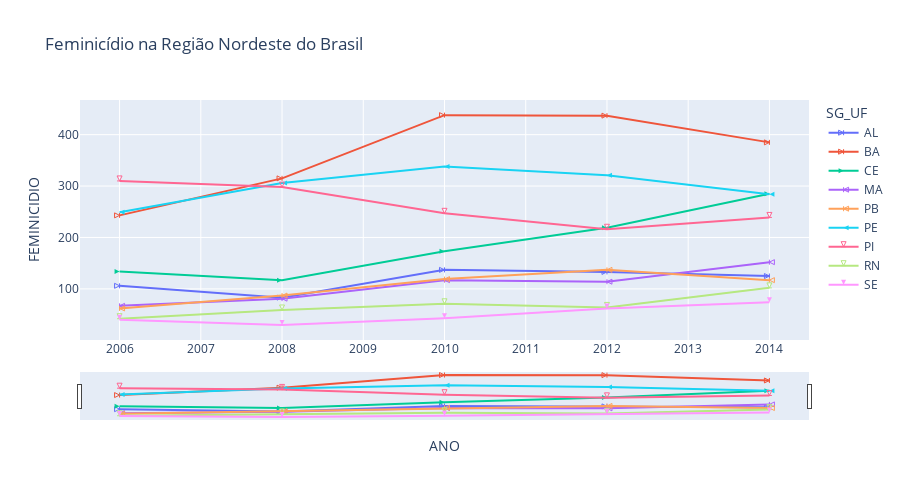

Notebook code cell kept with this figure:
### Code cell
# Criando um gráfico de área
import plotly.express as px
fig = px.line(fem_nordeste, 
              x="ANO", 
              y="FEMINICIDIO", 
              color='SG_UF', 
              height=500,
              title='Feminicídio na Região Nordeste do Brasil')

raw_symbols = SymbolValidator().values
# Take only the string values which are in this order.
symbols_names = raw_symbols[::-2]
markers = cycle(symbols_names)

fig.update_traces(mode='lines+markers')
for d in fig.data:
    d.marker.symbol = next(markers)
    d.marker.size = 5


fig.update_layout(xaxis_rangeslider_visible=True)
fig.show()

### Figure 1 — Plotly figure (JSON) as saved in the notebook; plotly's stock layout.template omitted (floating-point values rounded to 4 significant figures)
{"data": [{"hovertemplate": "SG_UF=AL<br>ANO=%{x}<br>FEMINICIDIO=%{y}<extra></extra>", "legendgroup": "AL", "line": {"color": "#636efa", "dash": "solid"}, "marker": {"size": 5, "symbol": "arrow-bar-right-open"}, "mode": "lines+markers", "name": "AL", "orientation": "v", "showlegend": true, "type": "scatter", "x": [2006, 2008, 2010, 2012, 2014], "xaxis": "x", "y": [106, 83, 137, 133, 125], "yaxis": "y"}, {"hovertemplate": "SG_UF=BA<br>ANO=%{x}<br>FEMINICIDIO=%{y}<extra></extra>", "legendgroup": "BA", "line": {"color": "#EF553B", "dash": "solid"}, "marker": {"size": 5, "symbol": 152}, "mode": "lines+markers", "name": "BA", "orientation": "v", "showlegend": true, "type": "scatter", "x": [2006, 2008, 2010, 2012, 2014], "xaxis": "x", "y": [243, 315, 438, 437, 385], "yaxis": "y"}, {"hovertemplate": "SG_UF=CE<br>ANO=%{x}<br>FEMINICIDIO=%{y}<extra></extra>", "legendgroup": "CE", "line": {"color": "#00cc96", "dash": "solid"}, "marker": {"size": 5, "symbol": "52"}, "mode": "lines+markers", "name": "CE", "orientation": "v", "showlegend": true, "type": "scatter", "x": [2006, 2008, 2010, 2012, 2014], "xaxis": "x", "y": [134, 117, 173, 219, 285], "yaxis": "y"}, {"hovertemplate": "SG_UF=MA<br>ANO=%{x}<br>FEMINICIDIO=%{y}<extra></extra>", "legendgroup": "MA", "line": {"color": "#ab63fa", "dash": "solid"}, "marker": {"size": 5, "symbol": "arrow-bar-left-open"}, "mode": "lines+markers", "name": "MA", "orientation": "v", "showlegend": true, "type": "scatter", "x": [2006, 2008, 2010, 2012, 2014], "xaxis": "x", "y": [67, 81, 117, 114, 152], "yaxis": "y"}, {"hovertemplate": "SG_UF=PB<br>ANO=%{x}<br>FEMINICIDIO=%{y}<extra></extra>", "legendgroup": "PB", "line": {"color": "#FFA15A", "dash": "solid"}, "marker": {"size": 5, "symbol": 151}, "mode": "lines+markers", "name": "PB", "orientation": "v", "showlegend": true, "type": "scatter", "x": [2006, 2008, 2010, 2012, 2014], "xaxis": "x", "y": [62, 87, 119, 137, 117], "yaxis": "y"}, {"hovertemplate": "SG_UF=PE<br>ANO=%{x}<br>FEMINICIDIO=%{y}<extra></extra>", "legendgroup": "PE", "line": {"color": "#19d3f3", "dash": "solid"}, "marker": {"size": 5, "symbol": "51"}, "mode": "lines+markers", "name": "PE", "orientation": "v", "showlegend": true, "type": "scatter", "x": [2006, 2008, 2010, 2012, 2014], "xaxis": "x", "y": [249, 306, 338, 321, 284], "yaxis": "y"}, {"hovertemplate": "SG_UF=PI<br>ANO=%{x}<br>FEMINICIDIO=%{y}<extra></extra>", "legendgroup": "PI", "line": {"color": "#FF6692", "dash": "solid"}, "marker": {"size": 5, "symbol": "arrow-bar-down-open"}, "mode": "lines+markers", "name": "PI", "orientation": "v", "showlegend": true, "type": "scatter", "x": [2006, 2008, 2010, 2012, 2014], "xaxis": "x", "y": [310, 298, 247, 216, 239], "yaxis": "y"}, {"hovertemplate": "SG_UF=RN<br>ANO=%{x}<br>FEMINICIDIO=%{y}<extra></extra>", "legendgroup": "RN", "line": {"color": "#B6E880", "dash": "solid"}, "marker": {"size": 5, "symbol": 150}, "mode": "lines+markers", "name": "RN", "orientation": "v", "showlegend": true, "type": "scatter", "x": [2006, 2008, 2010, 2012, 2014], "xaxis": "x", "y": [42, 59, 71, 64, 102], "yaxis": "y"}, {"hovertemplate": "SG_UF=SE<br>ANO=%{x}<br>FEMINICIDIO=%{y}<extra></extra>", "legendgroup": "SE", "line": {"color": "#FF97FF", "dash": "solid"}, "marker": {"size": 5, "symbol": "50"}, "mode": "lines+markers", "name": "SE", "orientation": "v", "showlegend": true, "type": "scatter", "x": [2006, 2008, 2010, 2012, 2014], "xaxis": "x", "y": [40, 30, 43, 62, 74], "yaxis": "y"}], "layout": {"height": 500, "legend": {"title": {"text": "SG_UF"}, "tracegroupgap": 0}, "title": {"text": "Feminicídio na Região Nordeste do Brasil"}, "xaxis": {"anchor": "y", "domain": [0, 1], "rangeslider": {"visible": true}, "title": {"text": "ANO"}}, "yaxis": {"anchor": "x", "domain": [0, 1], "title": {"text": "FEMINICIDIO"}}}}
